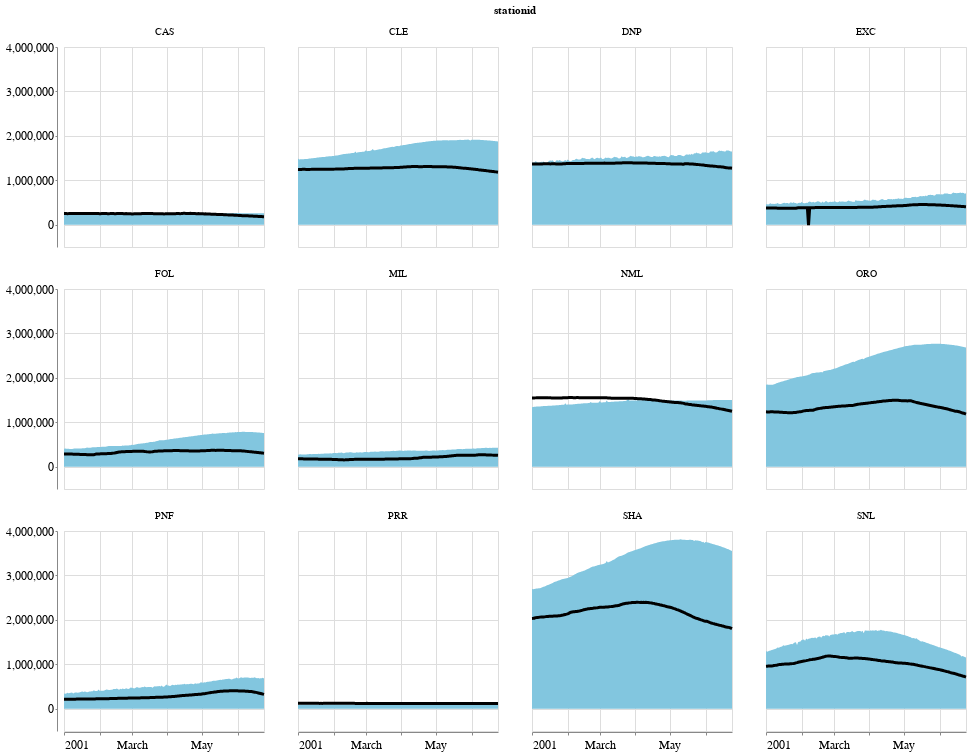

The notebook cell saved with this chart:
### Markdown cell above
### Chart current levels (lines) vs. historical average (area)

### Code cell
area = (
    alt.Chart(df)
    .mark_area()
    .encode(x=alt.X("monthday:T", title=""), y=alt.Y("mean_storage_af:Q", title=""))
)

line = (
    alt.Chart(df)
    .mark_line(color="black")
    .encode(x="monthday:T", y="storage_acrefeet:Q")
)

alt.layer(area, line, data=df).properties(width=200, height=200).facet(
    facet=alt.Facet("stationid"), columns=4
)

### Figure 1 — Vega-Lite specification as saved in the notebook (floating-point values rounded to 4 significant figures; data arrays with more than 128 entries replaced by an {"elided": "..."} marker saying what was removed)
{"config": {"view": {"width": 800, "height": 450}, "background": "#ffffff", "title": {"anchor": "start", "font": "BentonGothic-Bold, sans", "fontColor": "#000000", "fontSize": 22, "fontWeight": "normal"}, "arc": {"fill": "#82c6df"}, "area": {"fill": "#82c6df"}, "line": {"stroke": "#82c6df", "strokeWidth": 3}, "path": {"stroke": "#82c6df"}, "rect": {"fill": "#82c6df"}, "shape": {"stroke": "#82c6df"}, "bar": {"fill": "#82c6df"}, "point": {"stroke": "#82c6df"}, "symbol": {"fill": "#82c6df", "size": 30}, "axis": {"titleFont": "BentonGothic-Bold, sans", "titleFontSize": 14, "titleFontWeight": "normal", "labelFont": "BentonGothic, sans", "labelFontSize": 12, "labelFontWeight": "normal"}, "axisX": {"labelAngle": 0, "labelPadding": 4, "tickSize": 3}, "axisY": {"labelBaseline": "middle", "maxExtent": 45, "minExtent": 45, "tickSize": 2, "titleAlign": "left", "titleAngle": 0, "titleX": -45, "titleY": -11}, "legend": {"titleFont": "BentonGothic-Bold, sans", "titleFontSize": 14, "titleFontWeight": "normal", "symbolType": "square", "labelFont": "BentonGothic, sans", "labelFontSize": 13}, "range": {"category": ["#3580b1", "#ec8431", "#ab7fb4", "#c89d29", "#adc839", "#829eb1"], "diverging": ["#e68a4f", "#f4bb6a", "#f9e39c", "#dadfe2", "#a6b7c6", "#849eae"], "heatmap": ["#fbf2c7", "#f9e39c", "#f8d36e", "#f4bb6a", "#e68a4f", "#d15a40", "#ab4232"], "ordinal": ["#fbf2c7", "#f9e39c", "#f8d36e", "#f4bb6a", "#e68a4f", "#d15a40", "#ab4232"], "ramp": ["#fbf2c7", "#f9e39c", "#f8d36e", "#f4bb6a", "#e68a4f", "#d15a40", "#ab4232"]}}, "data": {"name": "data-ae8e886aa8ac7de595ec305943135cac"}, "facet": {"type": "nominal", "field": "stationid"}, "spec": {"layer": [{"mark": "area", "encoding": {"x": {"type": "temporal", "field": "monthday", "title": ""}, "y": {"type": "quantitative", "field": "mean_storage_af", "title": ""}}}, {"mark": {"type": "line", "color": "black"}, "encoding": {"x": {"type": "temporal", "field": "monthday"}, "y": {"type": "quantitative", "field": "storage_acrefeet"}}}], "height": 200, "width": 200}, "columns": 4, "$schema": "https://vega.github.io/schema/vega-lite/v4.8.1.json", "datasets": {"data-ae8e886aa8ac7de595ec305943135cac": {"elided": "2100 records"}}}
